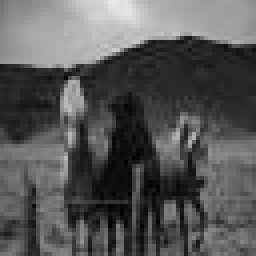
%> input picture Assignment3/20171091/20171091/my/q3/temp.jpg, 64 x 64 px (shown 4 times larger)
$ octave q3.m   (GNU Octave 9; MATLAB toolbox functions it lacks are replaced by stand-ins)
%> lines starting %> are read from the running program, lines starting %| are printed output that depends on the picture
I1=imread('temp.jpg');
%> I1 is the input picture: size 64x64 uint8; min 0, max 234, mean 87.1
I2=padarray(I1,[64 64],'post');
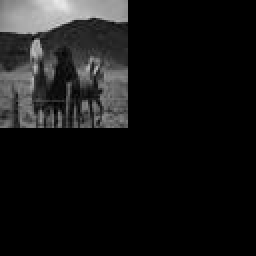
%> I2: size 128x128 uint8 (shown 2 times larger); min 0, max 234, mean 21.8
I3=padarray(I2,[128 128],'post');
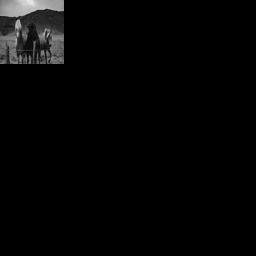
%> I3: size 256x256 uint8; min 0, max 234, mean 5.4
I4=padarray(I3,[256 256],'post');
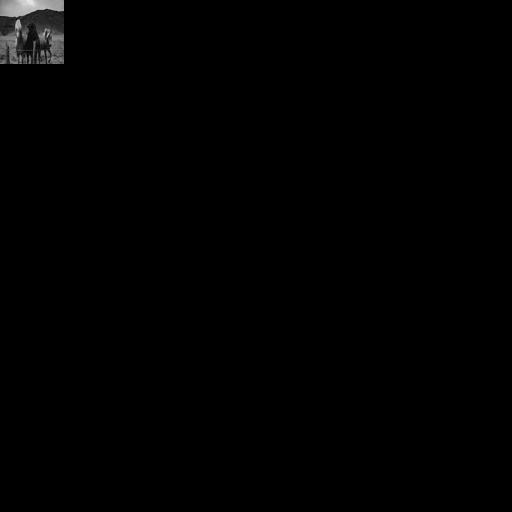
%> I4: size 512x512 uint8; min 0, max 234, mean 1.4

F1=fft2(I1);
F2=fft2(I2);
F3=fft2(I3);
F4=fft2(I4);

imshow(mat2gray(log(abs(fftshift(F1)))));
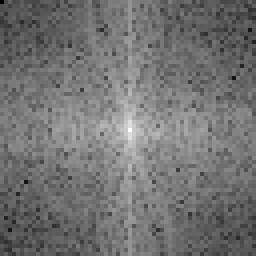
%> displayed picture: size 64x64, on the screen's scale of 0 to 255 (shown 4 times larger); min 0, max 255, mean 114.4
figure;
imshow(mat2gray(log(abs(fftshift(F2)))));
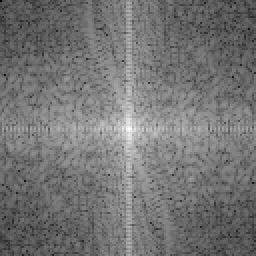
%> displayed picture: size 128x128, on the screen's scale of 0 to 255 (shown 2 times larger); min 0, max 255, mean 116.1
figure;
imshow(mat2gray(log(abs(fftshift(F3)))));
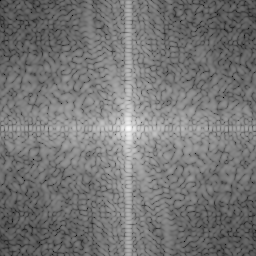
%> displayed picture: size 256x256, on the screen's scale of 0 to 255; min 0, max 255, mean 117.4
figure;
imshow(mat2gray(log(abs(fftshift(F4)))));
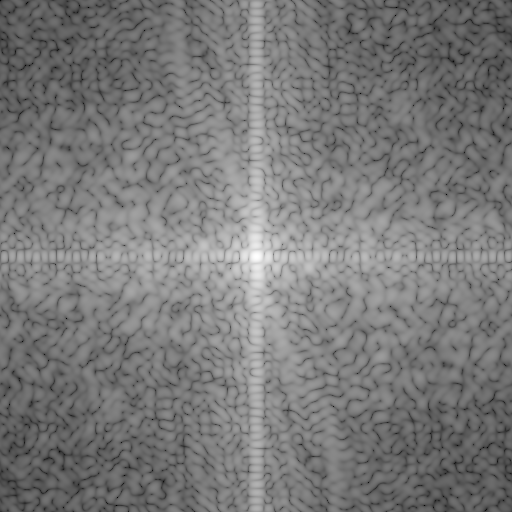
%> displayed picture: size 512x512, on the screen's scale of 0 to 255; min 0, max 255, mean 121.2
